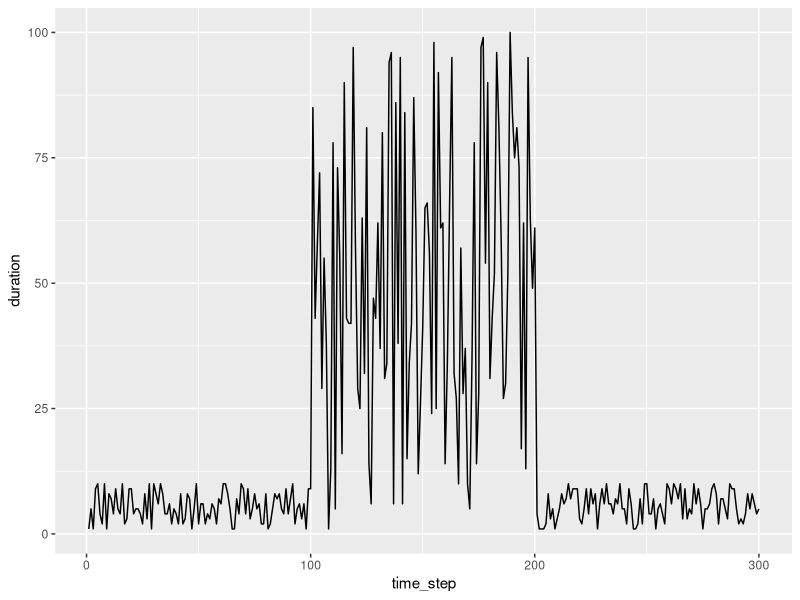

The R source for this figure:
## ---- chunk 1
library(ggplot2)
library(dplyr)
set.seed(42)

simulatedService <- tibble(duration = sample(seq(1,10), 100, replace = TRUE))
simulatedService %>% add_row(duration = sample(seq(1,100), 100, replace = TRUE))  %>% add_row(duration = sample(seq(1,10), 100, replace = TRUE)) %>% mutate(time_step = row_number()) -> simulatedService
ggplot(data = simulatedService) + aes(x=time_step, y=duration) + geom_line()
